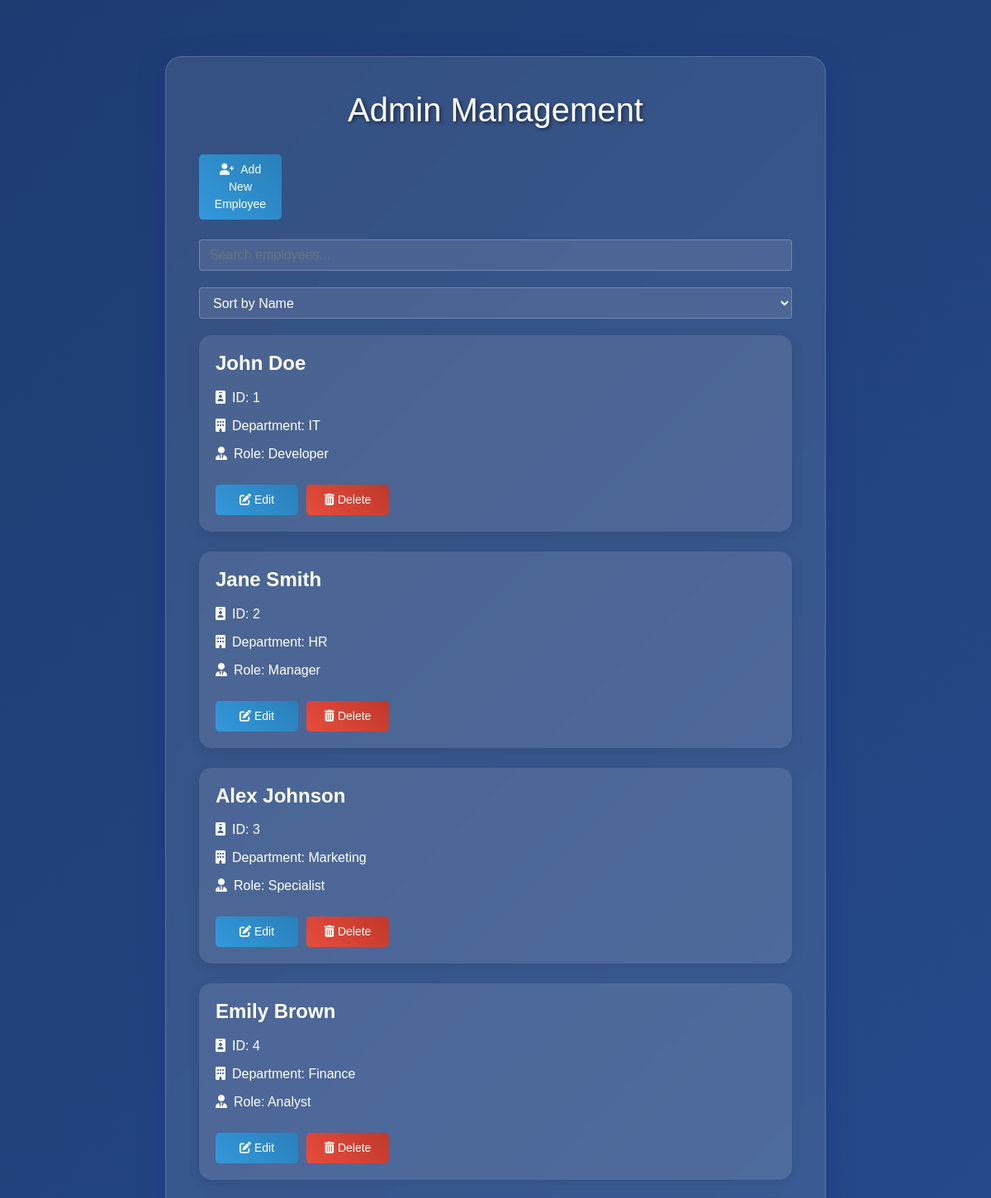
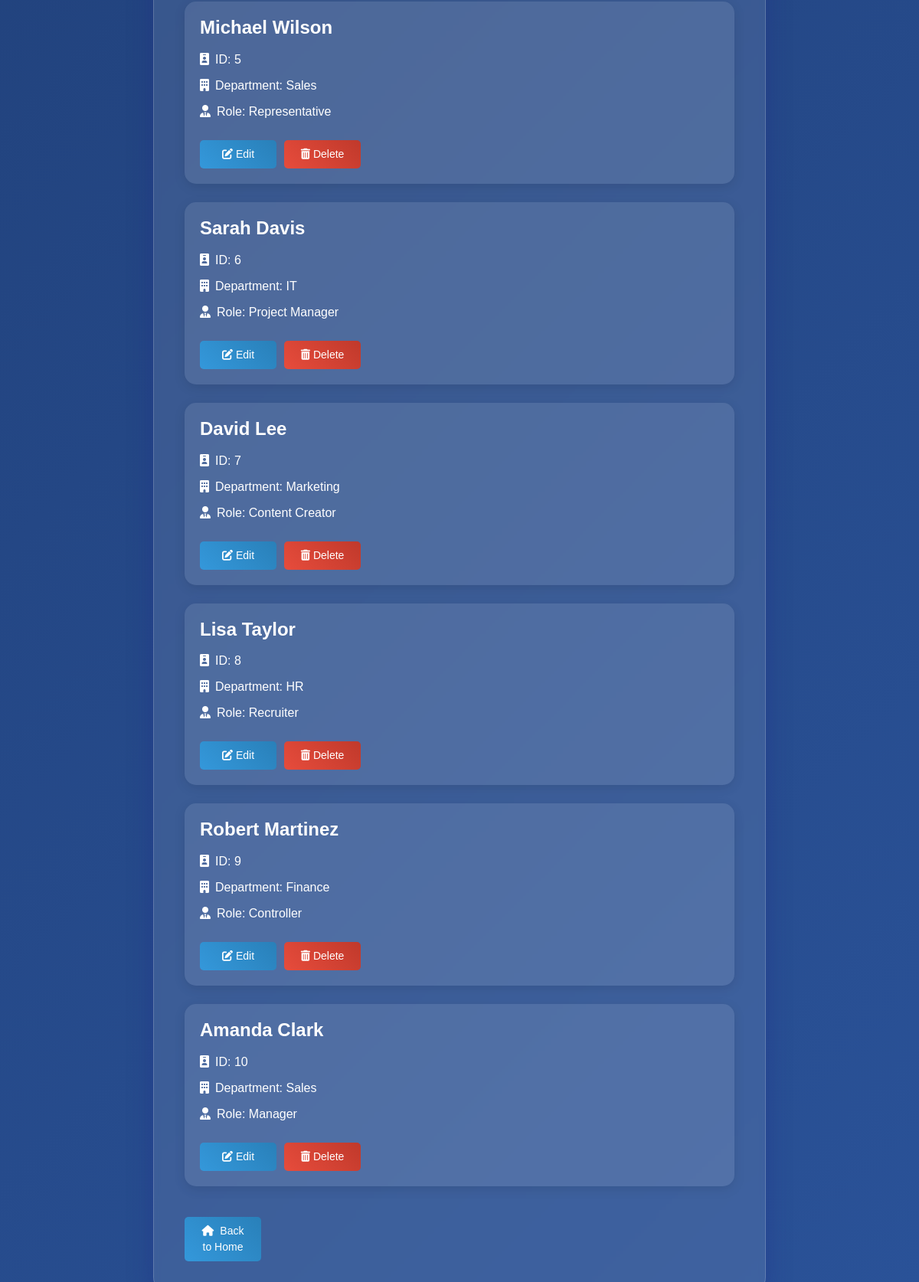
/admin_management.php, run on the app's committed database (2 pictures, top to bottom).
### tables this page shows
CREATE TABLE IF NOT EXISTS employees (
    id INT NOT NULL PRIMARY KEY AUTO_INCREMENT,
    name VARCHAR(100) NOT NULL,
    department VARCHAR(100) NOT NULL,
    role VARCHAR(100) NOT NULL,
    gender ENUM('Male', 'Female', 'Other') NOT NULL,
    date_of_joining DATE NOT NULL,
    salary DECIMAL(10, 2) NOT NULL,
    performance_score INT,
    projects_completed INT,
    training_hours INT,
    last_promotion_date DATE
);

### admin_management.php (the view, shortened to what this page needs)
<?php
require_once "config.php";
$sql = "SELECT * FROM employees";
$result = mysqli_query($link, $sql);
?>
<!DOCTYPE html>
<html lang="en">
<head>
    <link rel="stylesheet" href="https://maxcdn.bootstrapcdn.com/bootstrap/4.5.2/css/bootstrap.min.css">
    <link rel="stylesheet" href="https://cdnjs.cloudflare.com/ajax/libs/font-awesome/6.0.0-beta3/css/all.min.css">
</head>
<body>
    <div class="container mt-5">
        <h1>Admin Management</h1>
        <a href="add_employee.php" class="btn btn-custom mb-4"><i class="fas fa-user-plus mr-2"></i>Add New Employee</a>
        <input type="text" id="searchInput" class="form-control" placeholder="Search employees...">
        <select id="sortSelect" class="form-control">
            <option value="name">Sort by Name</option>
        </select>
        <div id="employeeCards">
            <?php
            if($result && mysqli_num_rows($result) > 0){
                while($row = mysqli_fetch_array($result)){
                    echo "<div class='card mb-4' data-name='" . strtolower($row['name']) . "' data-id='" . $row['id'] . "' data-department='" . strtolower($row['department']) . "' data-role='" . strtolower($row['role']) . "'>";
                    echo "<h5 class='card-title'>" . $row['name'] . "</h5>";
                    echo "<p class='card-text'><i class='fas fa-id-badge mr-2'></i>ID: " . $row['id'] . "</p>";
                    echo "<p class='card-text'><i class='fas fa-building mr-2'></i>Department: " . $row['department'] . "</p>";
                    echo "<p class='card-text'><i class='fas fa-user-tie mr-2'></i>Role: " . $row['role'] . "</p>";
                    echo "<div class='action-buttons'>";
                    echo "<a href='edit_employee.php?id=". $row['id'] ."' class='btn btn-custom'><i class='fas fa-edit mr-1'></i>Edit</a>";
                    echo "<a href='delete_employee.php?id=". $row['id'] ."' class='btn btn-danger'><i class='fas fa-trash-alt mr-1'></i>Delete</a>";
                    echo "</div>";
                    echo "</div>";
                }
            } else{
                echo "<p class='lead text-white'><em>No records were found.</em></p>";
            }
            ?>
        </div>
        <a href="index.php" class="btn btn-custom mt-3"><i class="fas fa-home mr-2"></i>Back to Home</a>
    </div>
</body>
</html>

### admin_management.php (style rules this page uses)
body { background: linear-gradient(135deg, #1e3c72 0%, #2a5298 100%); min-height: 100vh; margin: 0; padding: 20px 0; font-family: 'Arial', sans-serif; }
.container { background: rgba(255, 255, 255, 0.1); border-radius: 20px; box-shadow: 0 8px 32px rgba(31, 38, 135, 0.37); backdrop-filter: blur(4px); border: 1px solid rgba(255, 255, 255, 0.18); padding: 40px; width: 100%; max-width: 800px; }
.card { background: rgba(255, 255, 255, 0.1); border: none; border-radius: 15px; padding: 20px; margin-bottom: 20px; transition: all 0.3s ease; box-shadow: 0 4px 15px rgba(0, 0, 0, 0.1); color: #ffffff; }
.card-title { font-weight: bold; font-size: 24px; margin-bottom: 15px; }
.card-text { margin-bottom: 10px; font-size: 16px; }
.btn-custom, .btn-danger { border: none; color: #fff; transition: all 0.3s ease; padding: 8px 16px; font-size: 14px; border-radius: 5px; width: 100px; text-align: center; margin-right: 10px; }
.btn-custom { background: linear-gradient(45deg, #3498db, #2980b9); }
.btn-danger { background: linear-gradient(45deg, #e74c3c, #c0392b); }
.action-buttons { display: flex; justify-content: flex-start; margin-top: 15px; }
h1 { color: #fff; text-shadow: 2px 2px 4px rgba(0, 0, 0, 0.5); font-size: 2.5rem; margin-bottom: 30px; text-align: center; }
#searchInput { background-color: rgba(255, 255, 255, 0.1); border: 1px solid rgba(255, 255, 255, 0.3); color: #fff; margin-bottom: 20px; }
#sortSelect { background-color: rgba(255, 255, 255, 0.1); border: 1px solid rgba(255, 255, 255, 0.3); color: #fff; margin-bottom: 20px; }

### data on the page
employees: name "John Doe", id "1", department "IT", role "Developer"
employees: name "Jane Smith", id "2", department "HR", role "Manager"
employees: name "Alex Johnson", id "3", department "Marketing", role "Specialist"
employees: name "Emily Brown", id "4", department "Finance", role "Analyst"
employees: name "Michael Wilson", id "5", department "Sales", role "Representative"
employees: name "Sarah Davis", id "6", department "IT", role "Project Manager"
employees: name "David Lee", id "7", department "Marketing", role "Content Creator"
employees: name "Lisa Taylor", id "8", department "HR", role "Recruiter"
employees: name "Robert Martinez", id "9", department "Finance", role "Controller"
employees: name "Amanda Clark", id "10", department "Sales", role "Manager"
